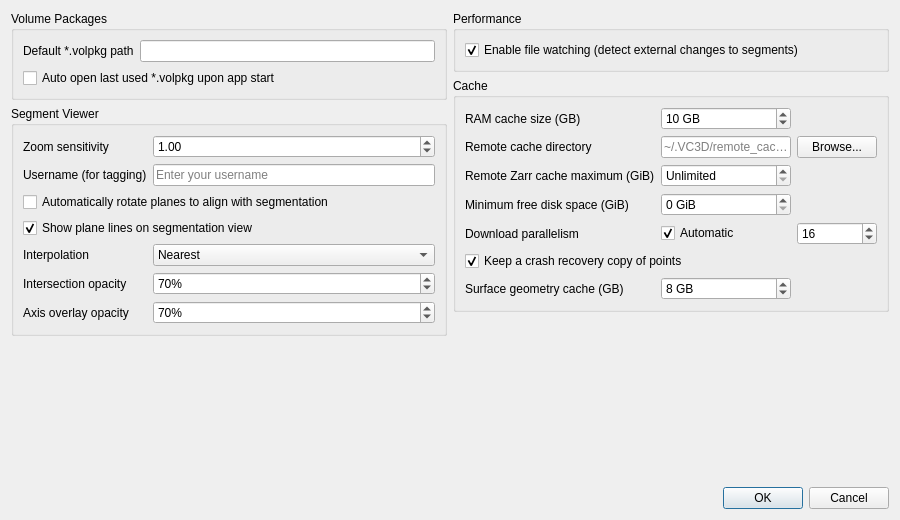
<?xml version="1.0" encoding="UTF-8"?>
<ui version="4.0">
 <class>VCSettingsDlg</class>
 <widget class="QDialog" name="VCSettingsDlg">
  <property name="geometry">
   <rect>
    <x>0</x>
    <y>0</y>
    <width>900</width>
    <height>520</height>
   </rect>
  </property>
  <property name="windowTitle">
   <string>Settings</string>
  </property>
  <layout class="QVBoxLayout" name="mainVBox">
   <item>
    <layout class="QHBoxLayout" name="columnsLayout">
     <!-- LEFT COLUMN: Volume Packages + Segment Viewer -->
     <item>
      <layout class="QVBoxLayout" name="leftColumn">
       <item>
        <widget class="QGroupBox" name="groupBox_2">
         <property name="title">
          <string>Volume Packages</string>
         </property>
         <layout class="QGridLayout" name="gridLayout">
          <item row="0" column="0">
           <widget class="QLabel" name="label">
            <property name="text">
             <string>Default *.volpkg path</string>
            </property>
          </widget>
         </item>
         <item row="0" column="1">
          <widget class="QLineEdit" name="edtDefaultPathVolpkg"/>
         </item>
         <item row="1" column="0" colspan="2">
          <widget class="QCheckBox" name="chkAutoOpenVolpkg">
           <property name="text">
            <string>Auto open last used *.volpkg upon app start</string>
           </property>
           <property name="checked">
            <bool>false</bool>
           </property>
          </widget>
         </item>
         </layout>
        </widget>
       </item>
       <item>
        <widget class="QGroupBox" name="groupBox_3">
         <property name="title">
          <string>Segment Viewer</string>
         </property>
         <layout class="QGridLayout" name="gridLayout_2">
          <item row="5" column="0">
           <widget class="QLabel" name="labelZoomSensitivity">
            <property name="text">
             <string>Zoom sensitivity</string>
            </property>
           </widget>
          </item>
          <item row="5" column="1">
           <widget class="QDoubleSpinBox" name="spinZoomSensitivity">
            <property name="minimum">
             <double>0.100000000000000</double>
            </property>
            <property name="maximum">
             <double>10.000000000000000</double>
            </property>
            <property name="singleStep">
             <double>0.100000000000000</double>
            </property>
            <property name="value">
             <double>1.000000000000000</double>
            </property>
           </widget>
          </item>
          <item row="8" column="0">
           <widget class="QLabel" name="label_8">
            <property name="text">
             <string>Username (for tagging)</string>
            </property>
           </widget>
          </item>
          <item row="8" column="1">
           <widget class="QLineEdit" name="edtUsername">
            <property name="placeholderText">
             <string>Enter your username</string>
            </property>
           </widget>
          </item>
          <item row="9" column="0" colspan="2">
           <widget class="QCheckBox" name="chkResetViewOnSurfaceChange">
            <property name="text">
             <string>Automatically rotate planes to align with segmentation</string>
            </property>
            <property name="checked">
             <bool>false</bool>
            </property>
            <property name="toolTip">
             <string>When enabled, switching segments automatically rotates the slicing planes to align with the segmentation surface</string>
            </property>
           </widget>
          </item>
          <item row="11" column="0" colspan="2">
           <widget class="QCheckBox" name="chkShowPlaneIntersectionLines">
            <property name="text">
             <string>Show plane lines on segmentation view</string>
            </property>
            <property name="checked">
             <bool>true</bool>
            </property>
            <property name="toolTip">
             <string>Show slice-plane intersection lines in the segmentation surface view</string>
            </property>
           </widget>
          </item>
          <item row="12" column="0">
           <widget class="QLabel" name="labelInterpolation">
            <property name="text">
             <string>Interpolation</string>
            </property>
           </widget>
          </item>
          <item row="12" column="1">
           <widget class="QComboBox" name="cmbInterpolation">
            <item>
             <property name="text">
              <string>Nearest</string>
             </property>
            </item>
            <item>
             <property name="text">
              <string>Trilinear</string>
             </property>
            </item>
           </widget>
          </item>
          <item row="13" column="0">
           <widget class="QLabel" name="labelIntersectionOpacity">
            <property name="text">
             <string>Intersection opacity</string>
            </property>
           </widget>
          </item>
          <item row="13" column="1">
           <widget class="QSpinBox" name="spinIntersectionOpacity">
            <property name="minimum">
             <number>0</number>
            </property>
            <property name="maximum">
             <number>100</number>
            </property>
            <property name="value">
             <number>70</number>
            </property>
            <property name="suffix">
             <string>%</string>
            </property>
            <property name="toolTip">
             <string>Adjust opacity of intersection overlays</string>
            </property>
           </widget>
          </item>
          <item row="14" column="0">
           <widget class="QLabel" name="labelAxisOverlayOpacity">
            <property name="text">
             <string>Axis overlay opacity</string>
            </property>
           </widget>
          </item>
          <item row="14" column="1">
           <widget class="QSpinBox" name="spinAxisOverlayOpacity">
            <property name="minimum">
             <number>0</number>
            </property>
            <property name="maximum">
             <number>100</number>
            </property>
            <property name="value">
             <number>70</number>
            </property>
            <property name="suffix">
             <string>%</string>
            </property>
           </widget>
          </item>
         </layout>
        </widget>
       </item>
       <item>
        <spacer name="leftSpacer">
         <property name="orientation">
          <enum>Qt::Vertical</enum>
         </property>
         <property name="sizeHint" stdset="0">
          <size>
           <width>20</width>
           <height>0</height>
          </size>
         </property>
        </spacer>
       </item>
      </layout>
     </item>
     <!-- RIGHT COLUMN: Performance + Cache -->
     <item>
      <layout class="QVBoxLayout" name="rightColumn">
       <item>
        <widget class="QGroupBox" name="groupBox_4">
         <property name="title">
          <string>Performance</string>
         </property>
         <layout class="QGridLayout" name="gridLayout_4" columnstretch="1,1,0">
          <item row="6" column="0" colspan="2">
           <widget class="QCheckBox" name="chkEnableFileWatching">
            <property name="text">
             <string>Enable file watching (detect external changes to segments)</string>
            </property>
            <property name="checked">
             <bool>true</bool>
            </property>
            <property name="toolTip">
             <string>When enabled, VC3D will watch for external changes to segment files and automatically reload them. Disable if you experience issues with file watching. Requires restart.</string>
            </property>
           </widget>
          </item>
         </layout>
        </widget>
       </item>
       <item>
        <widget class="QGroupBox" name="groupBox_5">
         <property name="title">
          <string>Cache</string>
         </property>
         <layout class="QGridLayout" name="gridLayout_5" columnstretch="1,1,0">
          <item row="0" column="0">
           <widget class="QLabel" name="labelRamCacheSize">
            <property name="text">
             <string>RAM cache size (GB)</string>
            </property>
           </widget>
          </item>
          <item row="0" column="1">
           <widget class="QSpinBox" name="spinRamCacheSizeGB">
            <property name="minimum">
             <number>1</number>
            </property>
            <property name="maximum">
             <number>512</number>
            </property>
            <property name="value">
             <number>10</number>
            </property>
            <property name="suffix">
             <string> GB</string>
            </property>
           </widget>
          </item>
          <item row="0" column="2">
           <widget class="QPushButton" name="btnHelpRamCacheSize">
            <property name="sizePolicy">
             <sizepolicy hsizetype="Minimum" vsizetype="Minimum">
              <horstretch>0</horstretch>
              <verstretch>0</verstretch>
             </sizepolicy>
            </property>
            <property name="toolTip">
             <string>&lt;html&gt;&lt;head/&gt;&lt;body&gt;&lt;p&gt;Total RAM budget for decoded chunks in memory.&lt;/p&gt;&lt;p&gt;Requires restart.&lt;/p&gt;&lt;/body&gt;&lt;/html&gt;</string>
            </property>
            <property name="text">
             <string/>
            </property>
            <property name="icon">
             <iconset theme="help-contents"/>
            </property>
            <property name="flat">
             <bool>true</bool>
            </property>
           </widget>
          </item>
          <item row="1" column="0">
           <widget class="QLabel" name="labelRemoteCachePath">
            <property name="text">
             <string>Remote cache directory</string>
            </property>
           </widget>
          </item>
          <item row="1" column="1">
           <widget class="QLineEdit" name="edtRemoteCachePath">
            <property name="toolTip">
             <string>Changes take effect after restarting VC3D.</string>
            </property>
            <property name="placeholderText">
             <string>~/.VC3D/remote_cache</string>
            </property>
           </widget>
          </item>
          <item row="1" column="2">
           <widget class="QPushButton" name="btnBrowseRemoteCachePath">
            <property name="text">
             <string>Browse...</string>
            </property>
           </widget>
          </item>
          <item row="4" column="0">
           <widget class="QLabel" name="labelRemoteCacheMaximum">
            <property name="text">
             <string>Remote Zarr cache maximum (GiB)</string>
            </property>
           </widget>
          </item>
          <item row="4" column="1">
           <widget class="QSpinBox" name="spinRemoteCacheMaximumGiB">
            <property name="minimum"><number>0</number></property>
            <property name="maximum"><number>1048576</number></property>
            <property name="specialValueText"><string>Unlimited</string></property>
            <property name="suffix"><string> GiB</string></property>
            <property name="toolTip"><string>Maximum managed data bytes shared by all remote volume and Lasagna Zarr caches in this cache directory. Metadata is excluded. 0 means unlimited. Applies to volumes opened afterwards.</string></property>
           </widget>
          </item>
          <item row="5" column="0">
           <widget class="QLabel" name="labelRemoteCacheMinimumFree">
            <property name="text">
             <string>Minimum free disk space (GiB)</string>
            </property>
           </widget>
          </item>
          <item row="5" column="1">
           <widget class="QSpinBox" name="spinRemoteCacheMinimumFreeGiB">
            <property name="minimum"><number>0</number></property>
            <property name="maximum"><number>1048576</number></property>
            <property name="suffix"><string> GiB</string></property>
            <property name="toolTip"><string>Prevent cache growth when writing would cross this free-space reserve. 0 disables the reserve warning. Applies to volumes opened afterwards.</string></property>
           </widget>
          </item>
          <item row="6" column="0">
           <widget class="QLabel" name="lblIOThreads">
            <property name="text">
             <string>Download parallelism</string>
            </property>
            <property name="toolTip">
             <string>Use the default number of simultaneous remote downloads, or a fixed number.</string>
            </property>
           </widget>
          </item>
          <item row="6" column="1">
           <widget class="QCheckBox" name="chkAutoDownloadParallelism">
            <property name="text">
             <string>Automatic</string>
            </property>
            <property name="toolTip">
             <string>Use the default number of simultaneous downloads (16). Applies to volumes opened afterwards.</string>
            </property>
            <property name="checked">
             <bool>true</bool>
            </property>
           </widget>
          </item>
          <item row="6" column="2">
           <widget class="QSpinBox" name="spinIOThreads">
            <property name="minimum">
             <number>1</number>
            </property>
            <property name="maximum">
             <number>64</number>
            </property>
            <property name="value">
             <number>16</number>
            </property>
            <property name="toolTip">
             <string>Fixed number of simultaneous remote downloads when Automatic is disabled. Applies to volumes opened afterwards.</string>
            </property>
           </widget>
          </item>
          <item row="7" column="0" colspan="2">
           <widget class="QCheckBox" name="chkSessionRecovery">
            <property name="text">
             <string>Keep a crash recovery copy of points</string>
            </property>
            <property name="toolTip">
             <string>Keep a copy of the point collections, the open project and the segment next to VC3D.ini, and offer to restore them after a crash. Takes effect at the next start.</string>
            </property>
            <property name="checked">
             <bool>true</bool>
            </property>
           </widget>
          </item>
          <item row="10" column="0">
           <widget class="QLabel" name="labelSurfaceGeometryCache">
            <property name="text">
             <string>Surface geometry cache (GB)</string>
            </property>
            <property name="toolTip">
             <string>RAM kept for surface geometry read from object stores (surface intersections and lookups), shared by all workspaces. 0 keeps none: every read decodes its surfaces again.</string>
            </property>
           </widget>
          </item>
          <item row="10" column="1">
           <widget class="QSpinBox" name="spinSurfaceGeometryCacheGB">
            <property name="minimum">
             <number>0</number>
            </property>
            <property name="maximum">
             <number>512</number>
            </property>
            <property name="value">
             <number>8</number>
            </property>
            <property name="suffix">
             <string> GB</string>
            </property>
            <property name="toolTip">
             <string>RAM kept for decoded object-store surface geometry, shared by all workspaces and stores. Applies without restart.</string>
            </property>
           </widget>
          </item>
         </layout>
        </widget>
       </item>
       <item>
        <spacer name="rightSpacer">
         <property name="orientation">
          <enum>Qt::Vertical</enum>
         </property>
         <property name="sizeHint" stdset="0">
          <size>
           <width>20</width>
           <height>0</height>
          </size>
         </property>
        </spacer>
       </item>
      </layout>
     </item>
    </layout>
   </item>
   <item>
    <widget class="QDialogButtonBox" name="buttonBox">
     <property name="orientation">
      <enum>Qt::Horizontal</enum>
     </property>
     <property name="standardButtons">
      <set>QDialogButtonBox::Cancel|QDialogButtonBox::Ok</set>
     </property>
    </widget>
   </item>
  </layout>
 </widget>
 <resources/>
 <connections>
  <connection>
   <sender>buttonBox</sender>
   <signal>accepted()</signal>
   <receiver>VCSettingsDlg</receiver>
   <slot>accept()</slot>
   <hints>
    <hint type="sourcelabel">
     <x>248</x>
     <y>254</y>
    </hint>
    <hint type="destinationlabel">
     <x>157</x>
     <y>274</y>
    </hint>
   </hints>
  </connection>
  <connection>
   <sender>buttonBox</sender>
   <signal>rejected()</signal>
   <receiver>VCSettingsDlg</receiver>
   <slot>reject()</slot>
   <hints>
    <hint type="sourcelabel">
     <x>316</x>
     <y>260</y>
    </hint>
    <hint type="destinationlabel">
     <x>286</x>
     <y>274</y>
    </hint>
   </hints>
  </connection>
 </connections>
</ui>
